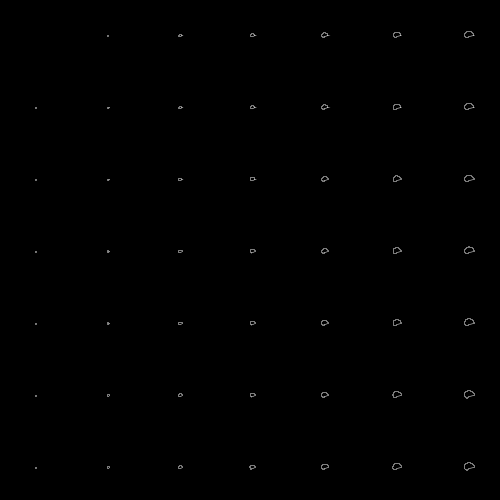
Frame 1 (no input)
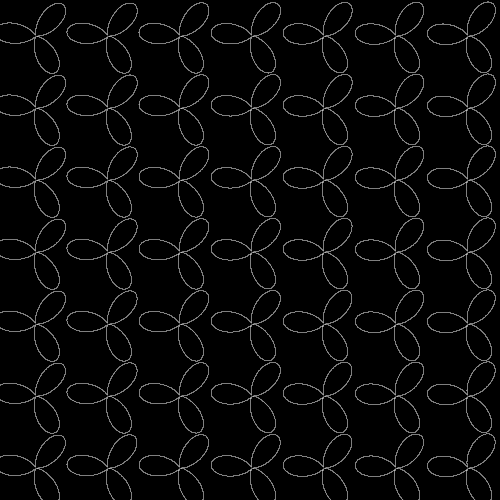
Frame 60 (the mouse pressed at the canvas centre just before this capture)
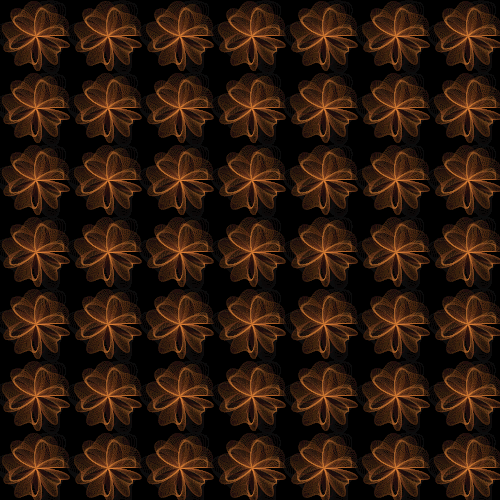
Frame 120 (the mouse held since frame 60 and released just before this capture)

The Processing sketch that drew these frames (run headless with seeded random() and noise(); from frame 60 on, the mouse is pressed at the canvas centre):

// Processing sketch: processing_14762
// ── processing_14762.pde

  float boxX = 72; 
  float boxY = 72;
  color fColor = #ffffff;
  color bgColor = #000000;
  float fColorHue = 0;
//----------------------------//
  float a = 7;
  float b = 1.5;
  float c = 0;
  float nl = 0;
  boolean flag = true;
  boolean effect = false;
//----------------------------//


void setup() {
  size(500, 500);
  colorMode(HSB, 359, 100, 100);
  smooth();
}


void draw() {

  if(effect) {
    fadeBg();
  } else {
  background(#000000);
  }
  
  
  for(int row = 0; row < width; row+=boxX) {
    for(int col = 0; col < height; col+=boxY) {
    calcFlower(boxX/2 + row, boxX/2 + col);
    }
  }
}

  
void calcFlower(float startX, float startY) {
  float r;
  float rr = 5;
  float s, t, u;
  float flowerX;
  float flowerY;  
  
  beginShape();
  for(s = 0; s < 1; s+=.001) {
    t = 2 * PI * s;
    u = nl * t;
    r = rr * abs(a * sin(u) + b * sin(3 * u) + c * sin(5 * u));
    flowerX = r * cos(t);
    flowerY = r * sin(t);
    dispFlower(startX + flowerX, startY + flowerY);
  }
  endShape(CLOSE);
  
  a = 7 * sin(3 * nl);
  b = 3 * cos(5 * nl);
  
if(flag) {
    nl+=.0005;
    if(nl > 6) {
      flag=!flag;
    }
} else {
    nl-=.0005;
    if(nl<.001) {
      flag=!flag;
    }
}
}


void dispFlower(float flowerX, float flowerY) {
  setColor();
  vertex(flowerX, flowerY);
}


void setColor () {
  noFill();  
    
    if(effect) {
      strokeWeight(.1);
      stroke(fColorHue+=.00001,75,100);
      if(fColorHue>360) {
        fColorHue=0;
      }  
  } else {
      strokeWeight(.5);
      stroke(fColor);
    }

}  
  
  
void mousePressed() {
 effect=!effect; 

}


void fadeBg() {
 rectMode(CORNER);
 noStroke();
 fill(bgColor, 10);
 rect(0,0,width,height);
    
}
